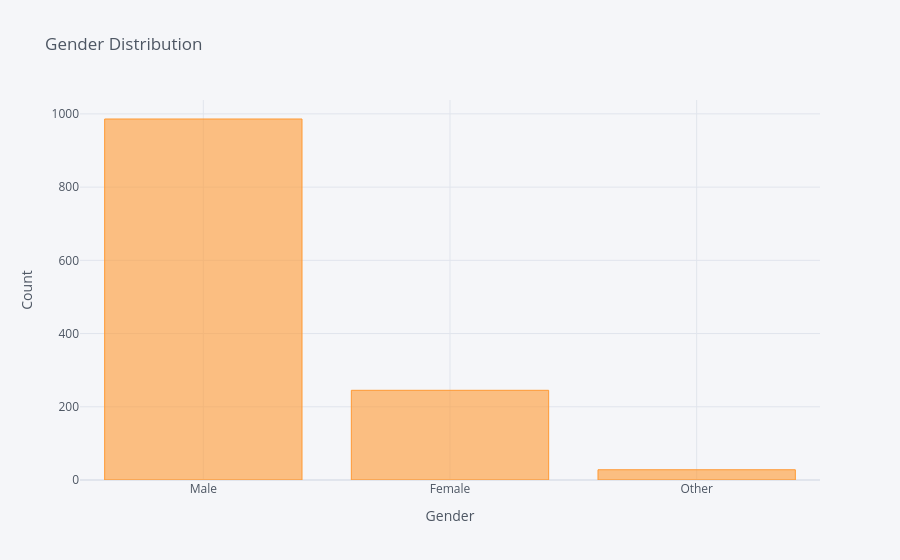

Notebook source saved alongside this figure:
### Code cell
#1. Demographic overview
df['gender'].value_counts().iplot(
    kind='bar',
    title='Gender Distribution',
    xTitle='Gender',
    yTitle='Count'
)

### Figure 1 — Plotly figure (JSON) as saved in the notebook; plotly's stock layout.template omitted (floating-point values rounded to 4 significant figures)
{"data": [{"marker": {"color": "rgba(255, 153, 51, 0.6)", "line": {"color": "rgba(255, 153, 51, 1.0)", "width": 1}}, "name": "count", "orientation": "v", "text": "", "type": "bar", "x": ["Male", "Female", "Other"], "y": [986, 245, 28]}], "layout": {"legend": {"bgcolor": "#F5F6F9", "font": {"color": "#4D5663"}}, "paper_bgcolor": "#F5F6F9", "plot_bgcolor": "#F5F6F9", "title": {"font": {"color": "#4D5663"}, "text": "Gender Distribution"}, "xaxis": {"gridcolor": "#E1E5ED", "showgrid": true, "tickfont": {"color": "#4D5663"}, "title": {"font": {"color": "#4D5663"}, "text": "Gender"}, "zerolinecolor": "#E1E5ED"}, "yaxis": {"gridcolor": "#E1E5ED", "showgrid": true, "tickfont": {"color": "#4D5663"}, "title": {"font": {"color": "#4D5663"}, "text": "Count"}, "zerolinecolor": "#E1E5ED"}}}
